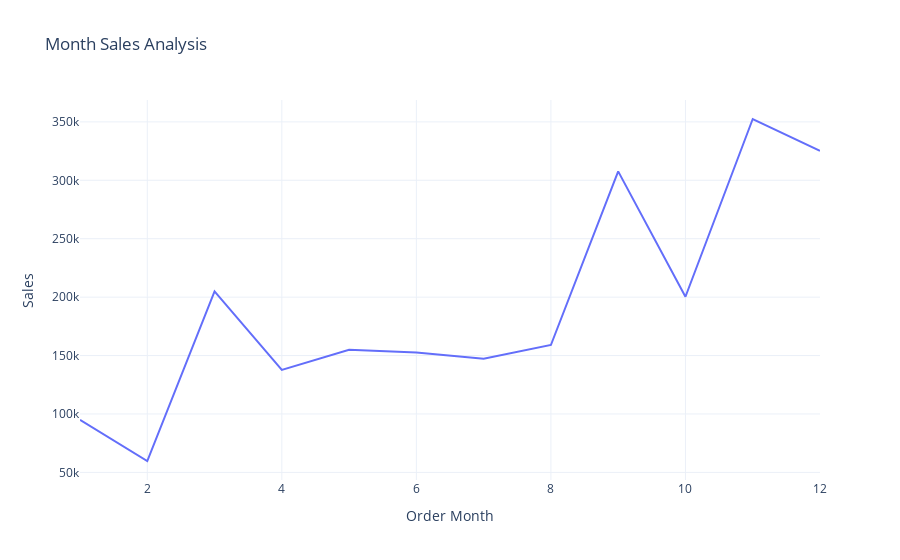

Here is the notebook cell this chart was saved with:
### Markdown cell above
# Monthly Sales Analysis

### Code cell
sales_by_month=data.groupby('Order Month')['Sales'].sum().reset_index()

fig=px.line(sales_by_month,
       x='Order Month',
       y='Sales',
       title='Month Sales Analysis')

fig.show()

### Figure 1 — Plotly figure (JSON) as saved in the notebook; plotly's stock layout.template omitted (floating-point values rounded to 4 significant figures)
{"data": [{"hovertemplate": "Order Month=%{x}<br>Sales=%{y}<extra></extra>", "legendgroup": "", "line": {"color": "#636efa", "dash": "solid"}, "marker": {"symbol": "circle"}, "mode": "lines", "name": "", "orientation": "v", "showlegend": false, "type": "scatter", "x": [1, 2, 3, 4, 5, 6, 7, 8, 9, 10, 11, 12], "xaxis": "x", "y": [94920.0, 59750.0, 205000.0, 137800.0, 155000.0, 152700.0, 147200.0, 159000.0, 307600.0, 200300.0, 352500.0, 325300.0], "yaxis": "y"}], "layout": {"autosize": true, "dragmode": "zoom", "legend": {"tracegroupgap": 0}, "title": {"text": "Month Sales Analysis"}, "xaxis": {"anchor": "y", "autorange": true, "domain": [0, 1], "range": [1, 12], "title": {"text": "Order Month"}, "type": "linear"}, "yaxis": {"anchor": "x", "autorange": true, "domain": [0, 1], "range": [43490.0, 368700.0], "title": {"text": "Sales"}, "type": "linear"}}}
